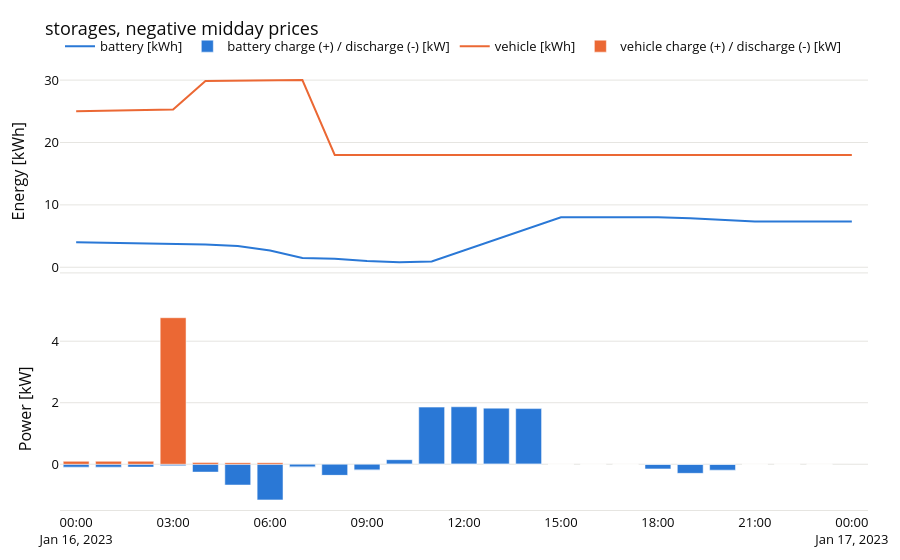

Here is the notebook cell this chart was saved with:
### Markdown cell above
## 3. Negative prices at midday

A negative wholesale price (a renewable surplus) makes importing worth money: the controller charges everything
that can take it, the battery, the vehicle if it is home (it is not, at midday on a weekday), the buffer and the
walls, and stops exporting the PV. Compare the two plans on the storages:

### Code cell
display(plot_storage(plans["day-ahead + negative midday"], "storages, negative midday prices"))
summary = {
    price: {
        "cost EUR": plan.economic_cost,
        "bought kWh": float(plan.meter["P_meter"].sum()) / 1000,
        "sold kWh": float(plan.meter["P_export"].sum()) / 1000,
        "battery charged kWh": float(plan.storage["battery_charge_w"].sum(skipna=True)) / 1000,
        "vehicle charged kWh": float(plan.storage["vehicle_charge_w"].sum(skipna=True)) / 1000,
    }
    for price, plan in plans.items()
}
display(pd.DataFrame(summary).round(2))
